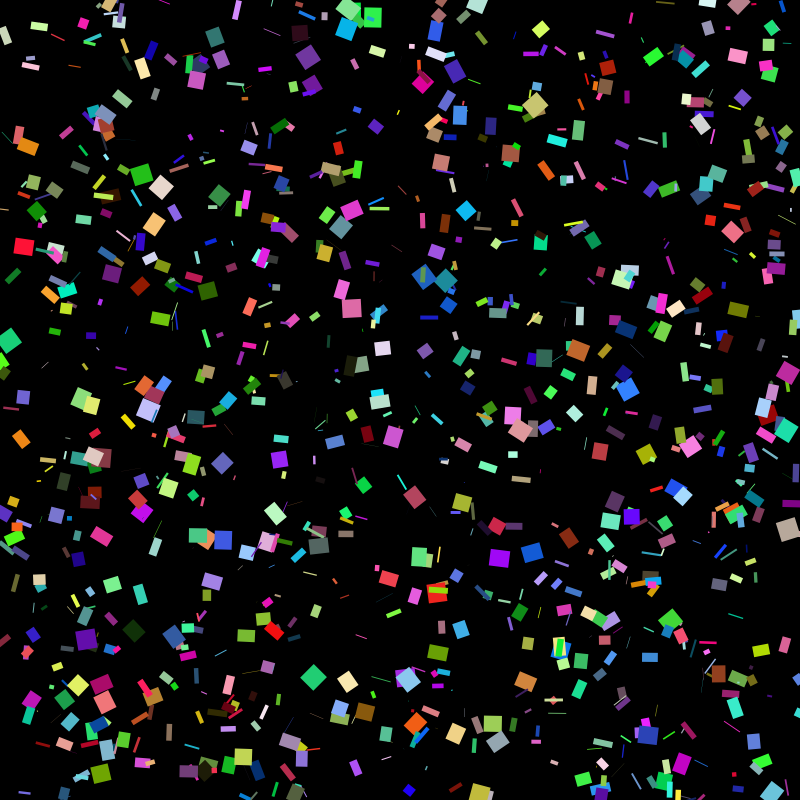
Frame 1 (no input)
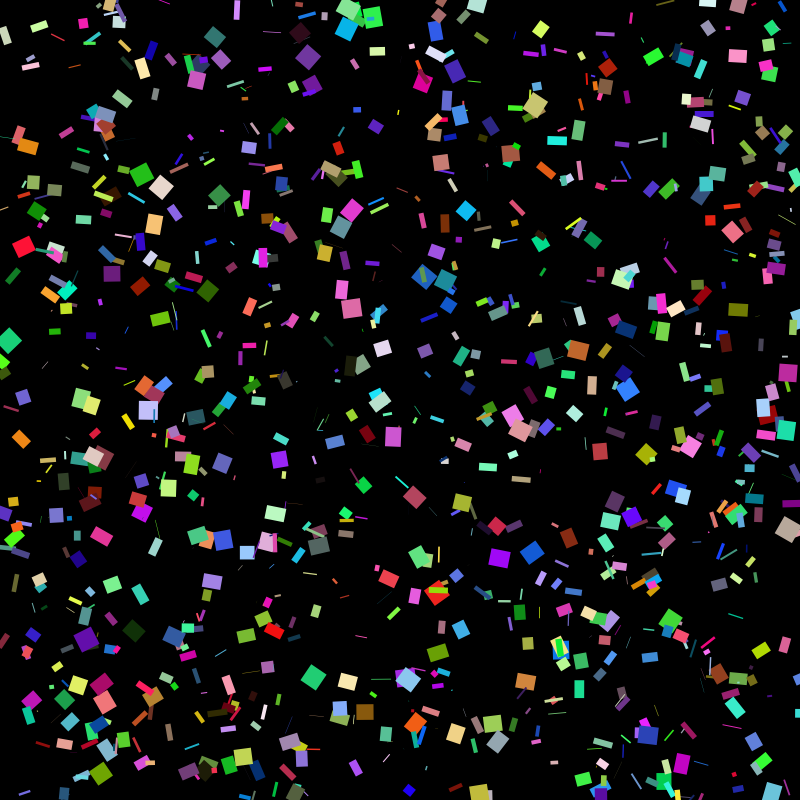
Frame 60 (the mouse pressed at the canvas centre just before this capture)
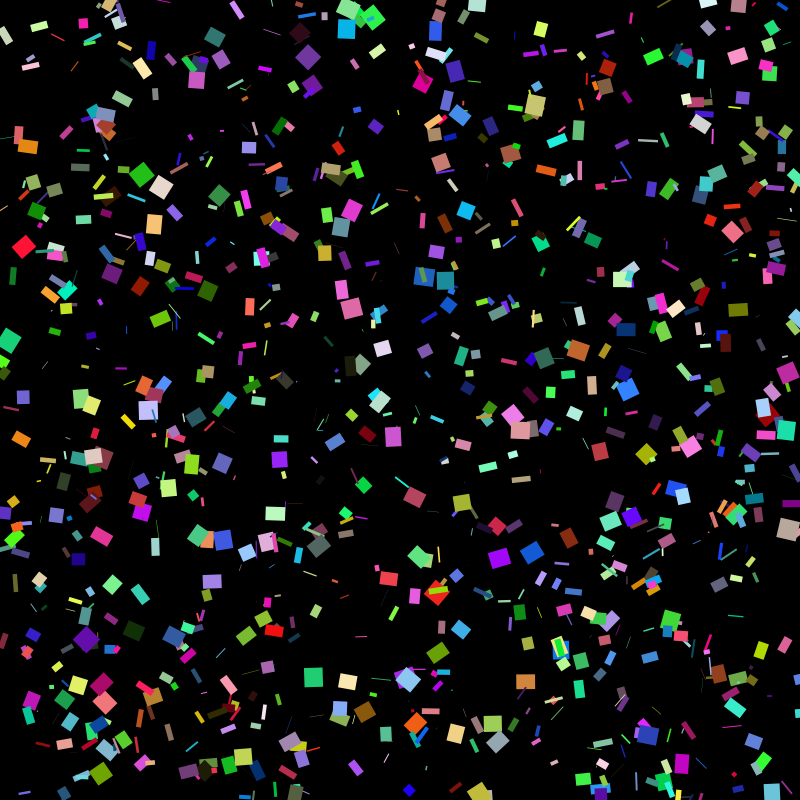
Frame 120 (the mouse held since frame 60 and released just before this capture)

The Processing sketch that drew these frames (run headless with seeded random() and noise(); from frame 60 on, the mouse is pressed at the canvas centre):

// Processing sketch: sketch_200902g
// ── sketch_200902g.pde
int number = 1000;
float [] x_position;
float [] y_position;
float [] rectWdith;
float [] rectHeight;
color [] colors;
float [] angle;

void setup() {
  size(800, 800);
  x_position = new float [number];
  y_position = new float [number];
  rectWdith = new float [number];
  rectHeight= new float [number];
  colors = new color [number];
  angle = new float [number];

  for (int i = 0; i < number; i++) {
    x_position[i] = random(width);
    y_position[i] = random(height);
    rectWdith[i] = random(20);
    rectHeight[i] = random(20);
    colors[i] = color(random(255), random(255), random(255));
    angle[i] = random(2);
  }
  println("各项参数均已随机初始化完毕！");
}

void draw() {
  background(0);
  noStroke();
  rectMode(CENTER);
  for (int i = 0; i < number; i++) {
    pushMatrix();
    translate(x_position[i], y_position[i]);
    fill(colors[i]);
    rotate(angle[i]);
    rect(0,0,rectWdith[i], rectHeight[i]);
    popMatrix();
    angle[i] += random(0.1);
  }
}
